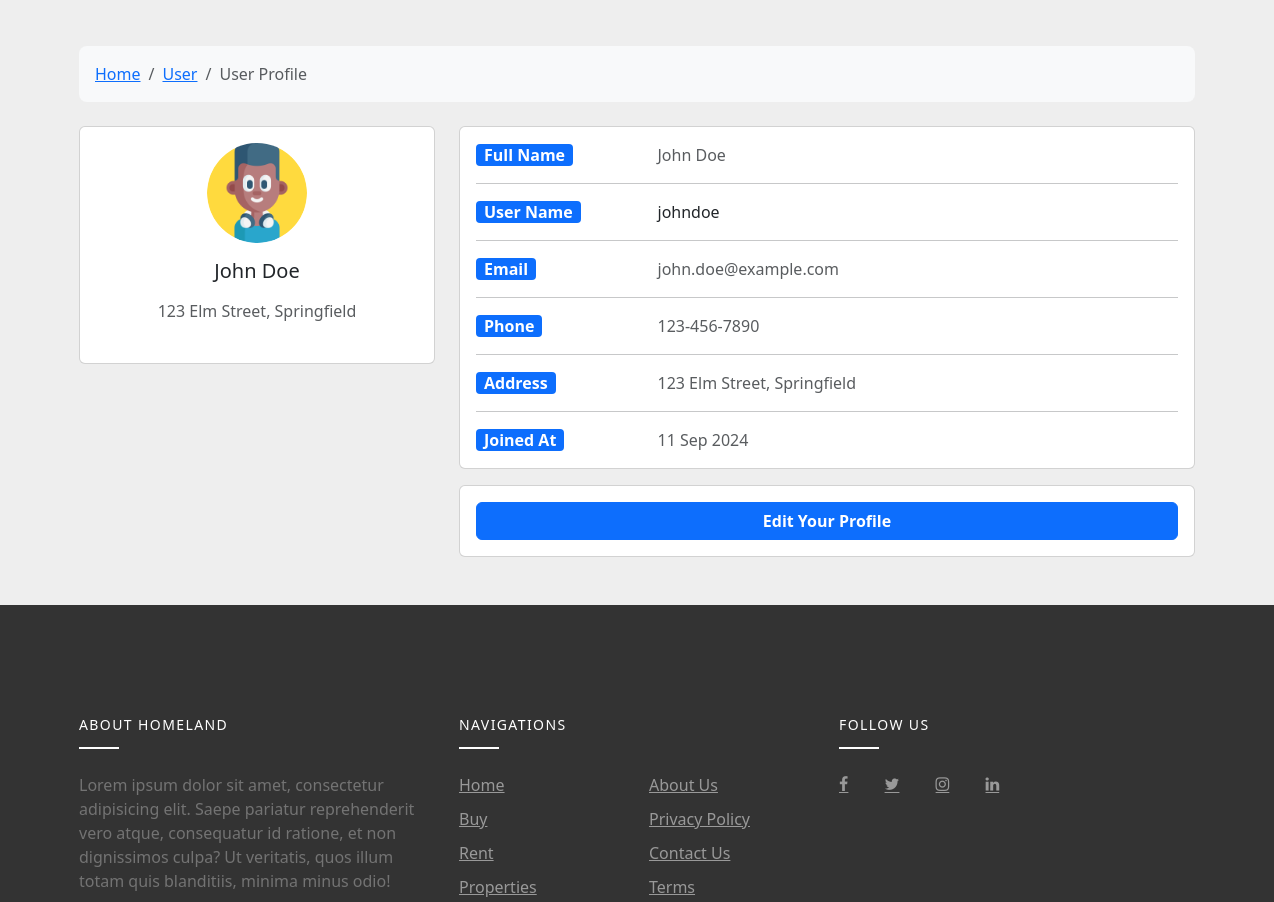
Before: /user/profile.php (signed in, middle part) with the older database file.
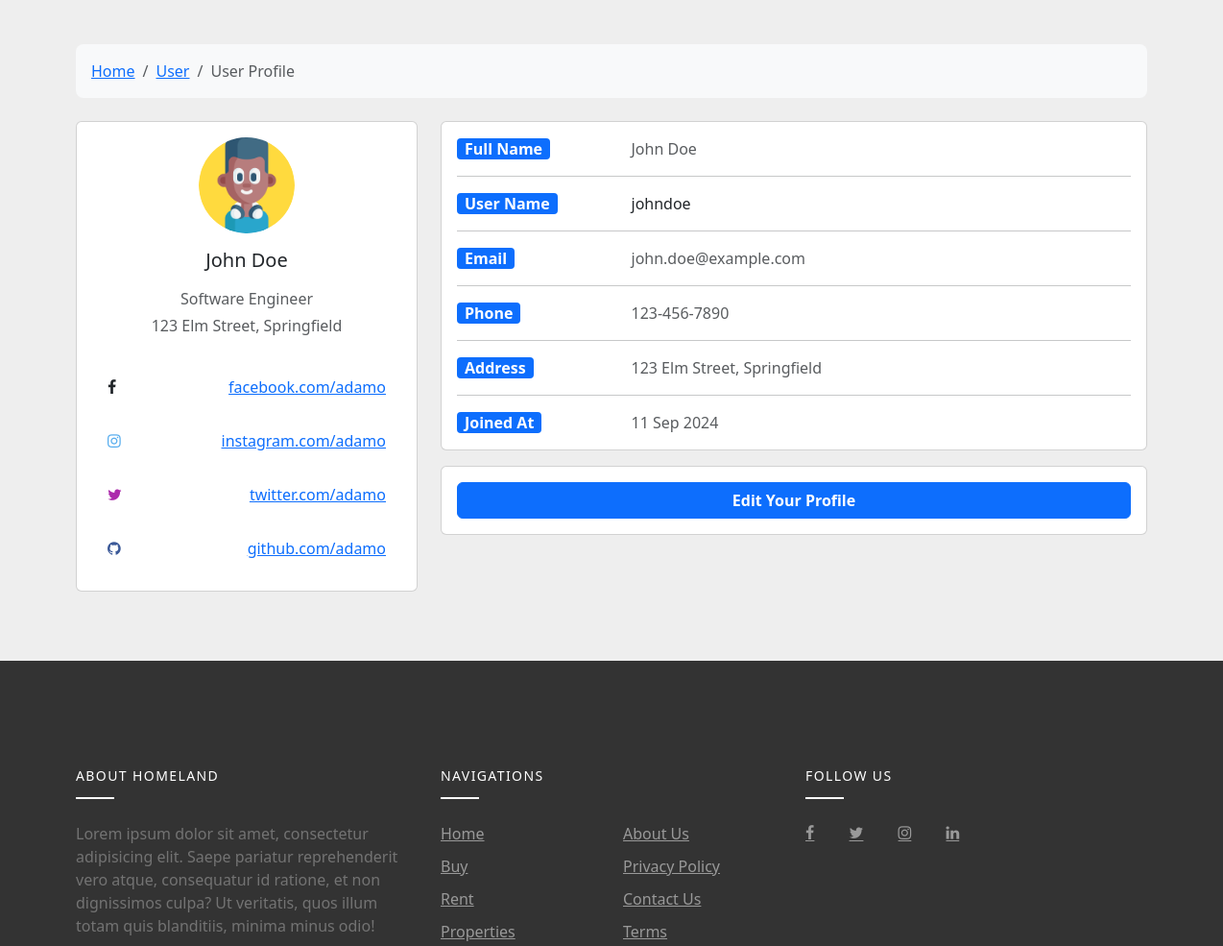
After: the same page with the newer database file.
### tables this page shows
CREATE TABLE IF NOT EXISTS user_details (
    id INT AUTO_INCREMENT PRIMARY KEY,
    user_id INT NOT NULL,
    job VARCHAR(100) DEFAULT NULL,
    facebook VARCHAR(100) DEFAULT NULL UNIQUE,
    instagram VARCHAR(100) DEFAULT NULL UNIQUE,
    twitter VARCHAR(100) DEFAULT NULL UNIQUE,
    github VARCHAR(100) DEFAULT NULL UNIQUE,
    created_at TIMESTAMP DEFAULT CURRENT_TIMESTAMP,
    updated_at TIMESTAMP DEFAULT CURRENT_TIMESTAMP ON UPDATE CURRENT_TIMESTAMP,
    FOREIGN KEY (user_id) REFERENCES users(id) ON DELETE CASCADE
);

### functions/database.php (called while the page is built, shortened)
<?php require_once "C:/xampp/htdocs/Homeland/config/config.php"?>
<?php
    function getUserDetail($userId){
        global $pdo;
        $sql = "SELECT * FROM user_details WHERE user_id = :user_id";
        $stmt = $pdo->prepare($sql);
        $stmt -> bindParam(":user_id", $userId, PDO::PARAM_INT);
        $stmt -> execute();
        return $stmt -> fetch(PDO::FETCH_ASSOC);
    }
?>

### user/profile.php (the view, shortened to what the changed rows need)
<?php require_once "../includes/header.php"?>
<?php
    if (!isset($_SESSION['user'])){
        echo "<script> window.location.href = '".URL()."'</script>";
        exit();
    }
    else
    {
        $user = $_SESSION['user'];
        $userId = $user['id'];
        $userDetails = getUserDetail($userId);
        $facebookURL = isset($userDetails['facebook']) ? $userDetails['facebook'] : '';
        $instagramURL = isset($userDetails['instagram']) ? $userDetails['instagram'] : '';
        $twitterURL = isset($userDetails['twitter']) ? $userDetails['twitter'] : '';
        $githubURL = isset($userDetails['github']) ? $userDetails['github'] : '';
    }
?>
<section style="background-color: #eee;">
    <div class="container py-5">
        <div class="row">
            <div class="col-lg-4">
                <div class="card mb-4">
                    <div class="card-body text-center">
                        <div>
                            <img
                                src="../assets/uploads/<?=$user['avatar']?>"
                                class="rounded-circle img-fluid"
                                width="100"
                                height="100"
                            >
                            <h5 class="my-3"><?=$user['full_name']?></h5>
                            <p class="text-muted mb-1">
                                <?=@$userDetails['job']?>
                            </p>
                            <p class="text-muted mb-4">
                                <?=$user['address']?>
                            </p>
                        </div>
                        <div>
                            <ul class="list-group list-group-flush rounded-3">
                                    <?php if(!empty($facebookURL)):?>
                                        <li class="list-group-item d-flex justify-content-between align-items-center p-3">
                                            <i class="icon-facebook text-body"></i>
                                            <a href="https://www.<?=$facebookURL?>" class="mb-0">
                                                <?=$facebookURL?>
                                            </a>
                                        </li>
                                    <?php endif;?>
                                    <?php if(!empty($instagramURL)):?>
                                        <li class="list-group-item d-flex justify-content-between align-items-center p-3">
                                            <i class="icon-instagram" style="color: #55acee;"></i>
                                            <a href="https://www.<?=$instagramURL?>" class="mb-0">
                                                <?=$instagramURL?>
                                            </a>
                                        </li>
                                    <?php endif;?>
                                    <?php if(!empty($twitterURL)):?>
                                        <li class="list-group-item d-flex justify-content-between align-items-center p-3">
                                            <i class="icon-twitter" style="color: #ac2bac;"></i>
                                            <a href="https://www.<?=$twitterURL?>" class="mb-0">
                                                <?=$twitterURL?>
                                            </a>
                                        </li>
                                    <?php endif;?>
                                    <?php if(!empty($githubURL)):?>
                                        <li class="list-group-item d-flex justify-content-between align-items-center p-3">
                                            <i class="icon-github" style="color: #3b5998;"></i>
                                            <a href="https://www.<?=$githubURL?>" class="mb-0">
                                                <?=$githubURL?>
                                            </a>
                                        </li>
                                    <?php endif;?>
                            </ul>
                        </div>
                    </div>
                </div>
            </div>
        </div>
    </div>
</section>
<?php require_once "../includes/footer.php"?>

Changed rows visible on the page:
added user_details: job "Software Engineer", facebook "facebook.com/adamo", instagram "instagram.com/adamo", twitter "twitter.com/adamo", github "github.com/adamo"
